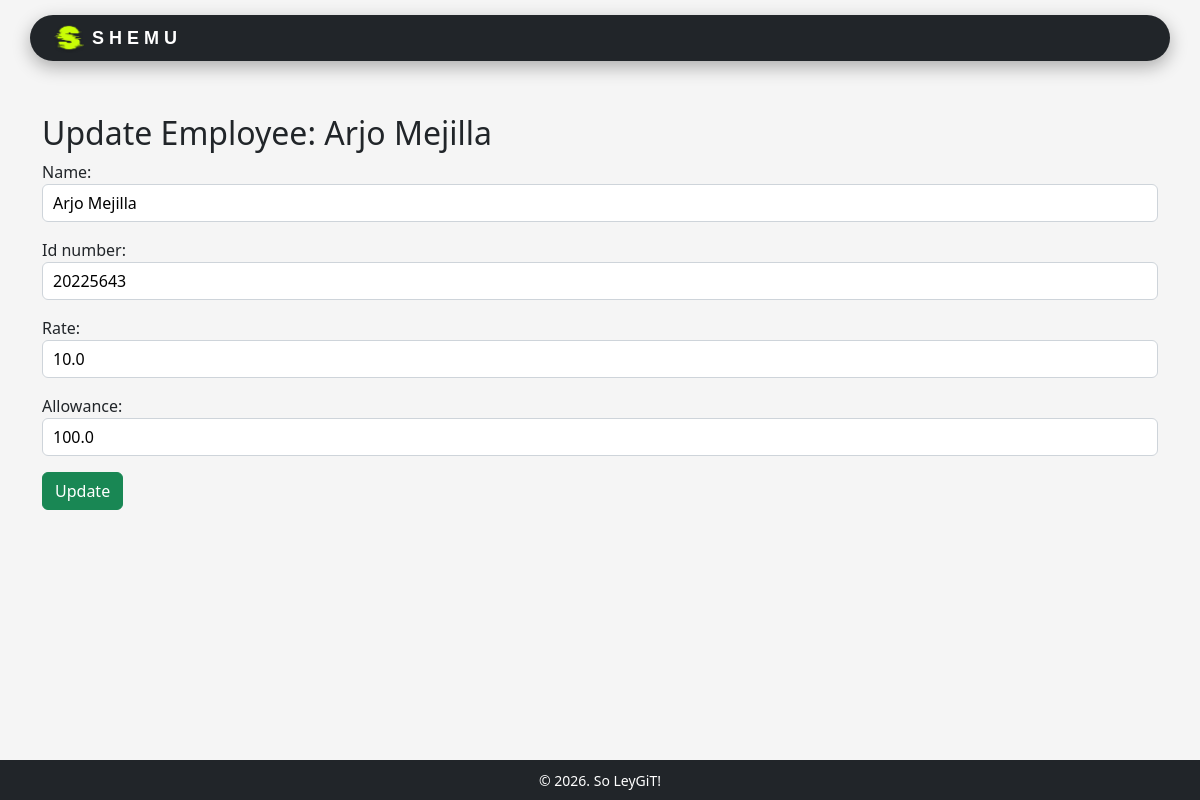
The app's page /employees/update/20225643/ with its own data.
### payroll_app/models.py (models this page shows, shortened)
class Employee(models.Model):
    user = models.OneToOneField(User, on_delete=models.CASCADE, null=True, blank=True)
    name = models.CharField(max_length=200)
    id_number = models.CharField(max_length=200, primary_key=True) # use <str:pk> when linking here
    rate = models.FloatField()
    overtime_pay = models.FloatField(null=True, blank=True, default=0)
    allowance = models.FloatField(null=True, blank=True, default=0)

### payroll_app/views.py (the view)
# urls.py: path('employees/update/<str:pk>/', views.update_employee, name='update_employee'),
def update_employee(request, pk):
    employee = get_object_or_404(Employee, pk=pk)
    if request.method == "POST":
        form = EmployeeForm(request.POST, instance=employee)
        if form.is_valid():
            form.save()
            return redirect('employees_list')
    else:
        form = EmployeeForm(instance=employee)
    return render(request, 'payroll_app/update_employee.html', {'form': form, 'employee': employee})

### payroll_app/forms.py
class EmployeeForm(forms.ModelForm):
    class Meta:
        model = Employee
        fields = ['name', 'id_number', 'rate', 'allowance']  # overtime not yet included, pls add nlng if its related to ur part

### payroll_app/templates/payroll_app/update_employee.html (shortened to what this page needs)
{% extends 'payroll_app/base.html' %}
{% load static %}
{% block content %}
<h2>Update Employee: {{ employee.name }}</h2>
<form method="POST">
    {{ form.as_p }}
    <button type="submit" class="btn btn-success">Update</button>
</form>
{% endblock %}

### records on screen
Employee: name "Arjo Mejilla", id_number "20225643", rate "10.0", allowance "100.0"
